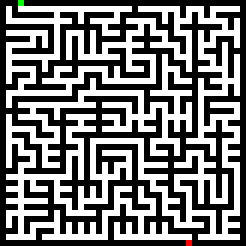
#> input picture maze.png, 41 x 41 px (shown 6 times larger)
$ python maze-solver.py
#> lines starting #> are read from the running program, lines starting #| are printed output that depends on the picture
import numpy as np
import matplotlib.pyplot as plt
from PIL import Image

# Define some constants
BLACK = (0, 0, 0)
WHITE = (255, 255, 255)
GREEN = (0, 255, 0)
RED = (255, 0, 0)

# Load the image
img = Image.open("maze.png")
#> img is the input picture: PIL image 41x41 RGB; mean R, G, B 121.4, 121.4, 121.2

# Get the size of the image
size = img.size
#> size = (41, 41)

# Get the pixel data from the image
pixels = np.array(img)

# Find the start and end of the maze
start = None
end = None
for row in range(size[0]):
    for col in range(size[1]):
        if np.all(pixels[row, col] == GREEN):
            start = (row, col)
        elif np.all(pixels[row, col] == RED):
            end = (row, col)

# Create a list of all the possible moves
moves = [(0, 1), (0, -1), (1, 0), (-1, 0)]

# Create a list of all the visited nodes
visited = []

# Create a list of all the nodes to visit
to_visit = []

# Add the starting node to the list of nodes to visit
to_visit.append(start)

# Create a dictionary of the node's parents
parents = {}

# Loop until we find the end
while len(to_visit) > 0:
    # Get the node with the lowest cost
    current = to_visit[0]
    current_cost = float("inf")
    for node in to_visit:
        if node[0] + node[1] < current_cost:
            current = node
            current_cost = node[0] + node[1]

    # If the current node is the end, we're done
    if current == end:
        break

    # Remove the current node from the list of nodes to visit
    to_visit.remove(current)

    # Add the current node to the list of visited nodes
    visited.append(current)

    # Loop through the moves
    for move in moves:
        # Get the new row and column
        row = current[0] + move[0]
        col = current[1] + move[1]

        # Make sure the move is valid
        if row < 0 or row >= size[0] or col < 0 or col >= size[1]:
            continue

        # Make sure we haven't visited the node already
        if (row, col) in visited:
            continue

        # Make sure the node isn't a wall
        if np.all(pixels[row, col] == BLACK):
            continue

        # Add the node to the list of nodes to visit
        to_visit.append((row, col))

        # Add the node to the dictionary of parents
        parents[(row, col)] = current
#> after the loop, to_visit = [(39, 38), (40, 31)]

# Create an empty image
img_solution = Image.new("RGB", size)
#> img_solution: PIL image 41x41 RGB; every value is 0
pixels_solution = np.array(img_solution)

# Loop through the parents dictionary
current = end
while current in parents:
    # Get the parent
    parent = parents[current]

    # Draw a white line on the solution image
    pixels_solution[current[0], current[1]] = WHITE
    pixels_solution[parent[0], parent[1]] = WHITE

    # Set the current node to the parent
    current = parent
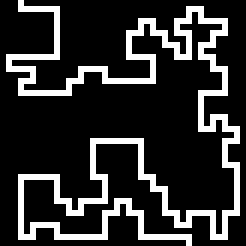
#> pixels_solution: shape (41, 41, 3) (shown 6 times larger); 18.4% white in thin lines or dots

# Save the solution image

# NOTE: THIS LINE WAS CREATED BY GPT BUT DOES NOT WORK
# img_solution.save("solution.png")

# The following line does work
Image.fromarray(pixels_solution).save('solution.png')
